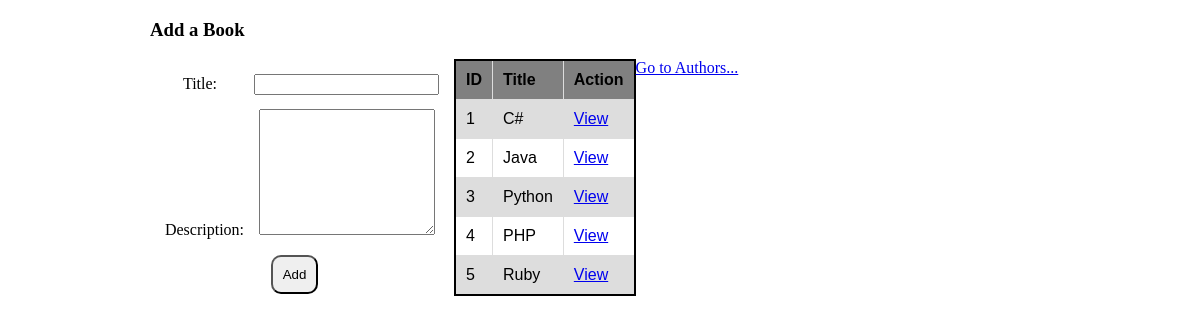
The app's page /, older data.
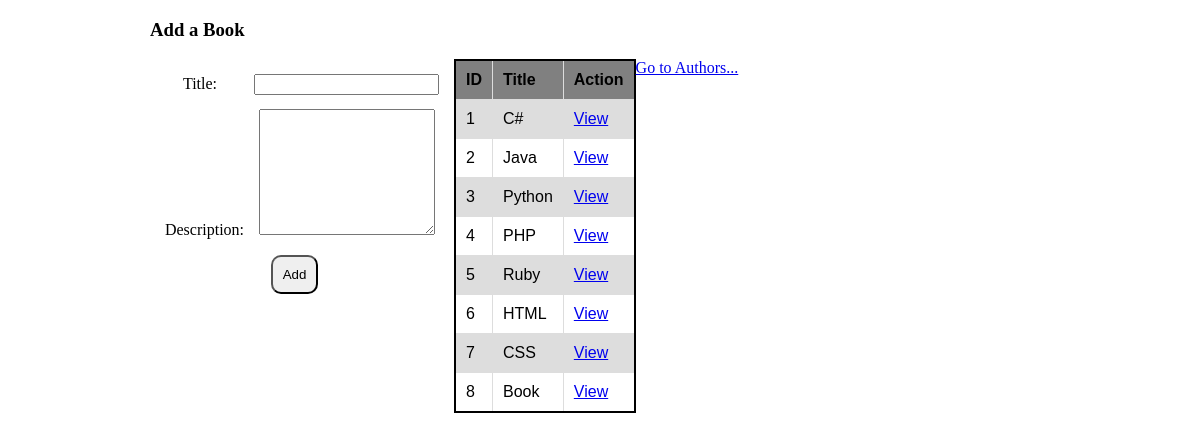
The same page, newer data.
### books_authors_app/models.py (models this page shows)
class Book(models.Model):
    title = models.CharField(max_length=255)
    desc = models.TextField()
    created_at = models.DateTimeField(auto_now_add=True)
    updated_at = models.DateTimeField(auto_now=True)

### books_authors_app/views.py (the view)
# urls.py: path('', views.index),
def index(request):
    context={
        'all_books': Book.objects.all(),
    }
    return render(request, 'index.html', context)

### books_authors_app/templates/index.html (shortened to what this page needs)
<!DOCTYPE html>
<html lang="en">
<head>
    {% load static %}
    <link rel="stylesheet" href="{% static 'style.css' %}">
</head>
<body>
    <div id="wrapper">
        {% if all_books %}
            <h3>Add a Book</h3>
            <div class="add">
                <form action="/add_book" method="POST">
                    <p>Title: </p>
                    <input type="text" name="title"><br>
                    <p>Description: </p>
                    <textarea name="desc" id="desc"></textarea><br>
                    <input class="submit_it" type="submit" value="Add">
                </form>
            </div>
            <div class="all">
                <table>
                    <tr>
                        <th>ID</th>
                        <th>Title</th>
                        <th>Action</th>
                    </tr>
                    {% for book in all_books %}
                    <tr>
                        <td>{{book.id}}</td>
                        <td>{{book.title}}</td>
                        <td><a href="/book/{{book.id}}">View</a></td>
                    </tr>
                    {% endfor %}
                </table>
                <a id="link_it" href="authors">Go to Authors...</a>
            </div>
        {% endif %}
    </div>
</body>
</html>

### books_authors_app/static/style.css (style rules this page uses)
#wrapper { width: 900px; margin: 0px auto; }
h3 { width: 300px; }
.add, .all { width: 300px; display: inline-flex; text-align: center; }
p { width: 100px; display: inline-block; }
#desc { width: 170px; height: 120px; }
.submit_it { padding: 10px; border-radius: 10px; }
table { font-family: arial, sans-serif; border-collapse: collapse; width: 50%; border: 2px solid black; }
td, th { border: 1px solid #dddddd; text-align: left; padding: 10px; }
th { background-color: gray; }
tr:nth-child(even) { background-color: #dddddd; }

Row changes from the older to the newer data that the page shows:
added Book: id "6", title "HTML"
added Book: id "7", title "CSS"
added Book: id "8", title "Book"
